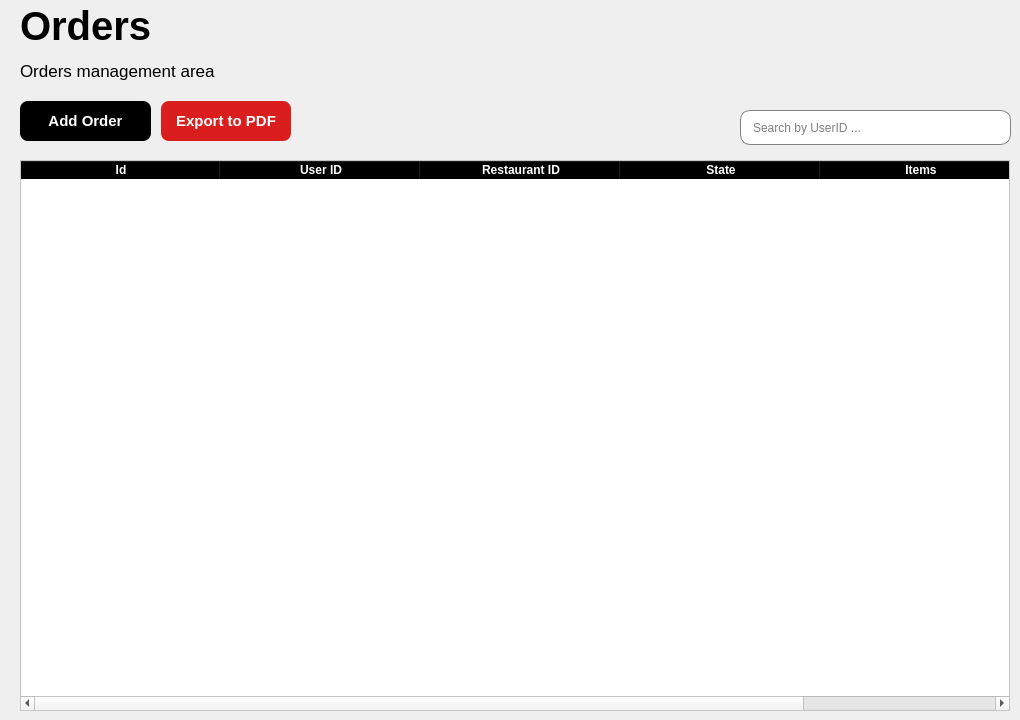
    <widget class="QWidget" name="page_pedidos">
     <widget class="QTableWidget" name="tabla_orders">
      <property name="geometry">
       <rect>
        <x>20</x>
        <y>160</y>
        <width>990</width>
        <height>551</height>
       </rect>
      </property>
      <property name="styleSheet">
       <string notr="true">QHeaderView::section{
	font-weight: bold;
	background-color: black;
	color: white;
}

QTableWidget{
	alternate-background-color: #B0EDFB;
	background-color: #FFFFFF;
}

QTableWidget::item, QTableView::item {
    background-color: #FFFFFF; 
}

QTableWidget::item:alternate, QTableView::item:alternate {
    background-color: #F2F2F2; 
}</string>
      </property>
      <property name="alternatingRowColors">
       <bool>true</bool>
      </property>
      <property name="selectionMode">
       <enum>QAbstractItemView::SelectionMode::NoSelection</enum>
      </property>
      <property name="textElideMode">
       <enum>Qt::TextElideMode::ElideMiddle</enum>
      </property>
      <property name="columnCount">
       <number>5</number>
      </property>
      <attribute name="horizontalHeaderVisible">
       <bool>true</bool>
      </attribute>
      <attribute name="horizontalHeaderCascadingSectionResizes">
       <bool>false</bool>
      </attribute>
      <attribute name="horizontalHeaderDefaultSectionSize">
       <number>200</number>
      </attribute>
      <attribute name="horizontalHeaderShowSortIndicator" stdset="0">
       <bool>false</bool>
      </attribute>
      <attribute name="horizontalHeaderStretchLastSection">
       <bool>true</bool>
      </attribute>
      <attribute name="verticalHeaderVisible">
       <bool>false</bool>
      </attribute>
      <attribute name="verticalHeaderCascadingSectionResizes">
       <bool>false</bool>
      </attribute>
      <attribute name="verticalHeaderStretchLastSection">
       <bool>false</bool>
      </attribute>
      <column>
       <property name="text">
        <string>Id</string>
       </property>
      </column>
      <column>
       <property name="text">
        <string>User ID</string>
       </property>
      </column>
      <column>
       <property name="text">
        <string>Restaurant ID</string>
       </property>
      </column>
      <column>
       <property name="text">
        <string>State</string>
       </property>
      </column>
      <column>
       <property name="text">
        <string>Items</string>
       </property>
      </column>
     </widget>
     <widget class="QLineEdit" name="lineEdit_searchByUserID">
      <property name="geometry">
       <rect>
        <x>740</x>
        <y>110</y>
        <width>271</width>
        <height>35</height>
       </rect>
      </property>
      <property name="minimumSize">
       <size>
        <width>0</width>
        <height>35</height>
       </size>
      </property>
      <property name="maximumSize">
       <size>
        <width>16777215</width>
        <height>35</height>
       </size>
      </property>
      <property name="styleSheet">
       <string notr="true">QLineEdit{
	padding-left: 10px;
	border: 1px solid gray;
	border-radius: 10px;
}
</string>
      </property>
      <property name="text">
       <string/>
      </property>
      <property name="placeholderText">
       <string>Search by UserID ...</string>
      </property>
     </widget>
     <widget class="QLabel" name="plates_management_2">
      <property name="geometry">
       <rect>
        <x>20</x>
        <y>50</y>
        <width>261</width>
        <height>41</height>
       </rect>
      </property>
      <property name="font">
       <font>
        <pointsize>13</pointsize>
       </font>
      </property>
      <property name="text">
       <string>Orders management area</string>
      </property>
     </widget>
     <widget class="QLabel" name="plates_tittle_2">
      <property name="geometry">
       <rect>
        <x>20</x>
        <y>0</y>
        <width>241</width>
        <height>51</height>
       </rect>
      </property>
      <property name="font">
       <font>
        <pointsize>30</pointsize>
        <bold>true</bold>
       </font>
      </property>
      <property name="text">
       <string>Orders</string>
      </property>
     </widget>
     <widget class="QWidget" name="layoutWidget_4">
      <property name="geometry">
       <rect>
        <x>20</x>
        <y>100</y>
        <width>271</width>
        <height>42</height>
       </rect>
      </property>
      <layout class="QHBoxLayout" name="horizontalLayout_8">
       <property name="spacing">
        <number>10</number>
       </property>
       <item>
        <widget class="QPushButton" name="btn_addOrder">
         <property name="minimumSize">
          <size>
           <width>0</width>
           <height>40</height>
          </size>
         </property>
         <property name="styleSheet">
          <string notr="true">QPushButton{
	
	background-color: rgb(0, 0, 0);
	color: white;
	border: none;
	border-radius: 8px;
	font-weight: bold;
	font-size: 15px
}

QPushButton:hover {
    background-color: rgb(50, 50, 50);
    cursor: pointer; 
}</string>
         </property>
         <property name="text">
          <string>Add Order</string>
         </property>
        </widget>
       </item>
       <item>
        <widget class="QPushButton" name="btn_exportToPDF_3">
         <property name="minimumSize">
          <size>
           <width>0</width>
           <height>40</height>
          </size>
         </property>
         <property name="styleSheet">
          <string notr="true">QPushButton{
	
	background-color: rgb(218, 29, 29);
	color: white;
	border: none;
	border-radius: 8px;
	font-weight: bold;
	font-size: 15px;
}

QPushButton:hover {
    background-color: rgb(255, 56, 56); 
    cursor: pointer; 
}</string>
         </property>
         <property name="text">
          <string>Export to PDF</string>
         </property>
        </widget>
       </item>
      </layout>
     </widget>
    </widget>
